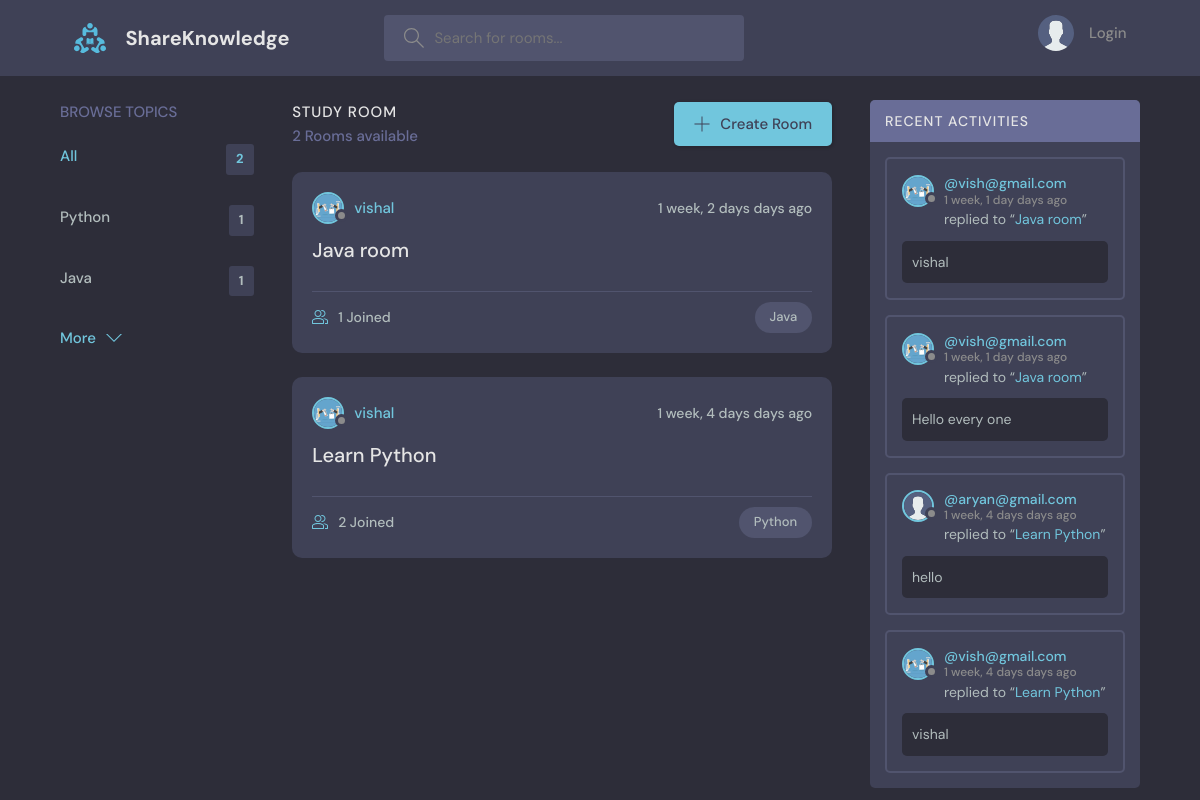
The app's page /, older data.
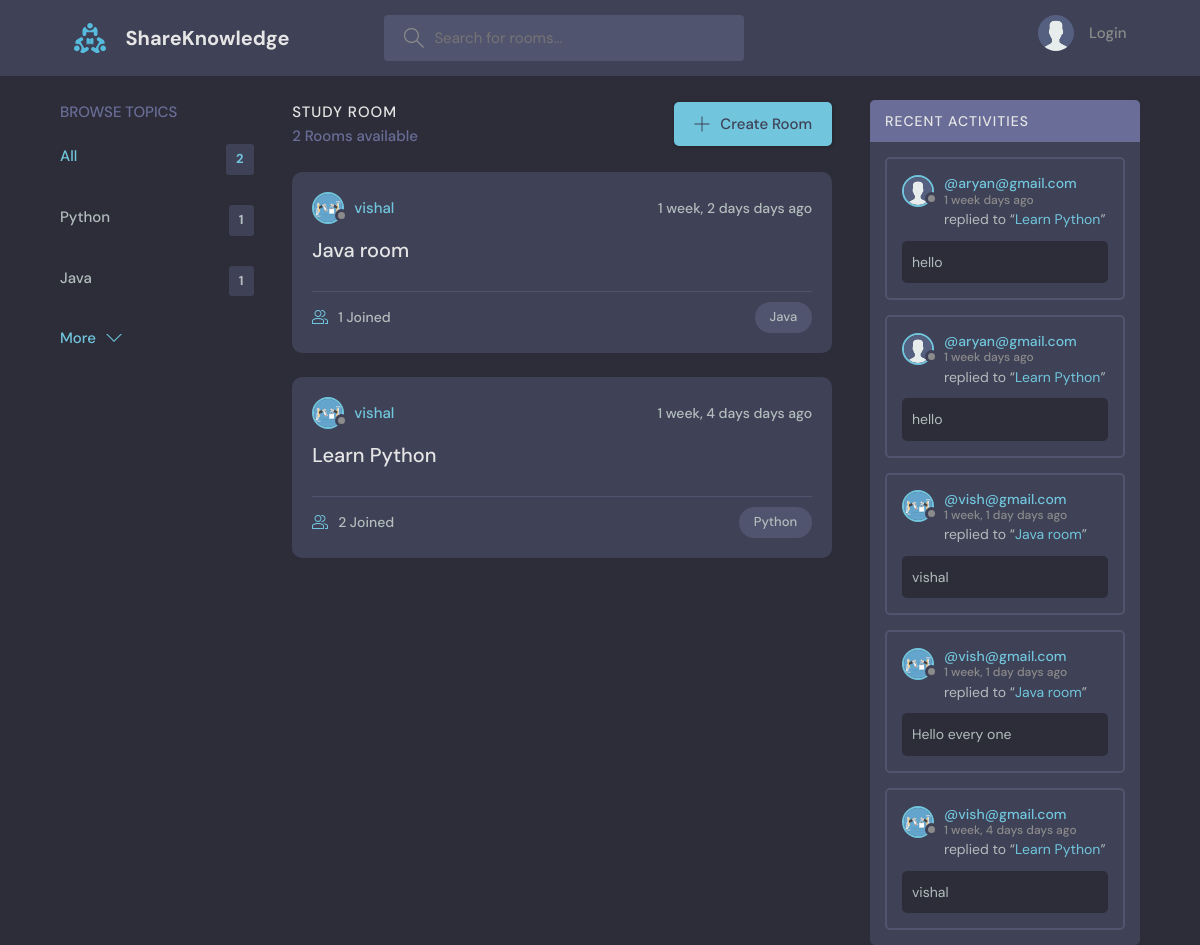
The same page, newer data.
### base/models.py (models this page shows, shortened)
class Topic(models.Model):
    name = models.CharField(max_length=200)
    def __str__(self):
        return self.name

class Room(models.Model):
    host = models.ForeignKey(User, on_delete=models.SET_NULL, null=True)
    topic = models.ForeignKey(Topic, on_delete=models.SET_NULL, null=True)
    name = models.CharField(max_length=100)
    description = models.TextField(null=True, blank=True)  # blank means we can update or add anytime
    participants = models.ManyToManyField(User, related_name='participants', blank=True)
    created = models.DateTimeField(auto_now_add=True)
    updated = models.DateTimeField(auto_now=True)
    class Meta:
        ordering = ['-updated', '-created']
    def __str__(self):
        return self.name

class User(AbstractUser):
    name = models.CharField(max_length=200, null=True)
    email = models.EmailField(unique=True, null=True)
    bio = models.TextField(null=True)
    avatar = models.ImageField(null=True, default="avatar.svg")
    USERNAME_FIELD = 'email'
    REQUIRED_FIELDS = []

class Messages(models.Model):
    user = models.ForeignKey(User, on_delete=models.CASCADE)
    room = models.ForeignKey(Room, on_delete=models.CASCADE)
    body = models.TextField()
    created = models.DateTimeField(auto_now_add=True)
    updated = models.DateTimeField(auto_now=True)
    class Meta:
        ordering = ['-updated', '-created']

### base/views.py (the view)
# urls.py: path('', home, name="home"),
def home(request):
    q = request.GET.get('q') if request.GET.get('q') != None else ''
    rooms = Room.objects.filter(
        Q(topic__name__icontains=q) |
        Q(name__icontains=q)
    )
    topics = Topic.objects.all()[0:5]
    room_count = rooms.count()
    room_messages = Messages.objects.filter(Q(room__topic__name__icontains=q))
    context = {
        'rooms':rooms,
        'topics': topics,
        'room_count':room_count,
        'room_messages':room_messages,
    }
    return render(request, 'base/home.html', context)

### base/templates/base/home.html (shortened to what this page needs)
{% extends 'main.html' %}
{% block content %}
    <main class="layout layout--3">
      <div class="container">
        {% include 'base/topics_component.html' %}
        <div class="roomList">
          <div class="roomList__header">
            <div>
              <h2>Study Room</h2>
              <p>{{ room_count }} Rooms available</p>
            </div>
            <a class="btn btn--main" href="{% url 'create-room' %}">
              <svg version="1.1" xmlns="http://www.w3.org/2000/svg" width="32" height="32" viewBox="0 0 32 32">
                <title>add</title>
                <path
                  d="M16.943 0.943h-1.885v14.115h-14.115v1.885h14.115v14.115h1.885v-14.115h14.115v-1.885h-14.115v-14.115z"
                ></path>
              </svg>
              Create Room
            </a>
          </div>
          {% include 'base/feed_component.html' %}
        </div>
        {% include 'base/activity_component.html' %}
      </div>
    </main>
{% endblock %}

### base/templates/base/topics_component.html
<div class="topics">
    <div class="topics__header">
      <h2>Browse Topics</h2>
    </div>
    <ul class="topics__list">
      <li>
        <a href="{% url 'home' %}" class="active">All <span>{{ topics.count }}</span></a>
      </li>
      {% for topic in topics %}
        <li>
            <a href="{% url 'home' %}?q={{ topic }}">{{ topic }} <span>{{ topic.room_set.all.count }}</span></a>
        </li>
      {% endfor %}
    </ul>
    <a class="btn btn--link" href="{% url 'topics' %}">
      More
      <svg version="1.1" xmlns="http://www.w3.org/2000/svg" width="32" height="32" viewBox="0 0 32 32">
        <title>chevron-down</title>
        <path d="M16 21l-13-13h-3l16 16 16-16h-3l-13 13z"></path>
      </svg>
    </a>
  </div>

### base/templates/base/feed_component.html (shortened to what this page needs)
{% for room in rooms %}
<div class="roomListRoom">
    <div class="roomListRoom__header">
      <a href="{% url 'user-profile' room.host.id %}" class="roomListRoom__author">
        <div class="avatar avatar--small">
          <img src="{{room.host.avatar.url}}" />
        </div>
        <span>{{ room.host.username }}</span>
      </a>
      <div class="roomListRoom__actions">
        <span>{{ room.created | timesince }} days ago</span>
      </div>
    </div>
    <div class="roomListRoom__content">
      <a href="{% url 'room' room.id %}">{{ room.name }}</a>
    </div>
    <div class="roomListRoom__meta">
      <a href="{% url 'room' room.id %}" class="roomListRoom__joined">
       {{ room.participants.all.count }} Joined
      </a>
      <p class="roomListRoom__topic">{{ room.topic }}</p>
    </div>
  </div>
{% endfor %}

### base/templates/base/activity_component.html (shortened to what this page needs)
<div class="activities">
    <div class="activities__header">
      <h2>Recent Activities</h2>
    </div>
    {% for message in room_messages %}
        <div class="activities__box">
        <div class="activities__boxHeader roomListRoom__header">
            <a href="{% url 'user-profile' message.user.id %}" class="roomListRoom__author">
            <div class="avatar avatar--small">
                <img src="{{ message.user.avatar.url }}" />
            </div>
            <p>
                @{{ message.user }}
                <span>{{ message.created | timesince }} days ago</span>
            </p>
            </a>
        </div>
        <div class="activities__boxContent">
            <p>replied to “<a href="{% url 'room' message.room.id %}">{{ message.room }}</a>”</p>
            <div class="activities__boxRoomContent">
                {{ message.body }}
            </div>
        </div>
    </div>
    {% endfor %}
  </div>

Row changes from the older to the newer data that the page shows:
removed Messages: user.avatar (placeholder picture), user "aryan@gmail.com", created "1 week, 4 days", room "Learn Python", body "hello"
added Messages: user.avatar (placeholder picture), user "aryan@gmail.com", created "1 week", room "Learn Python", body "hello"
added Messages: user.avatar (placeholder picture), user "aryan@gmail.com", created "1 week", room "Learn Python", body "hello"
